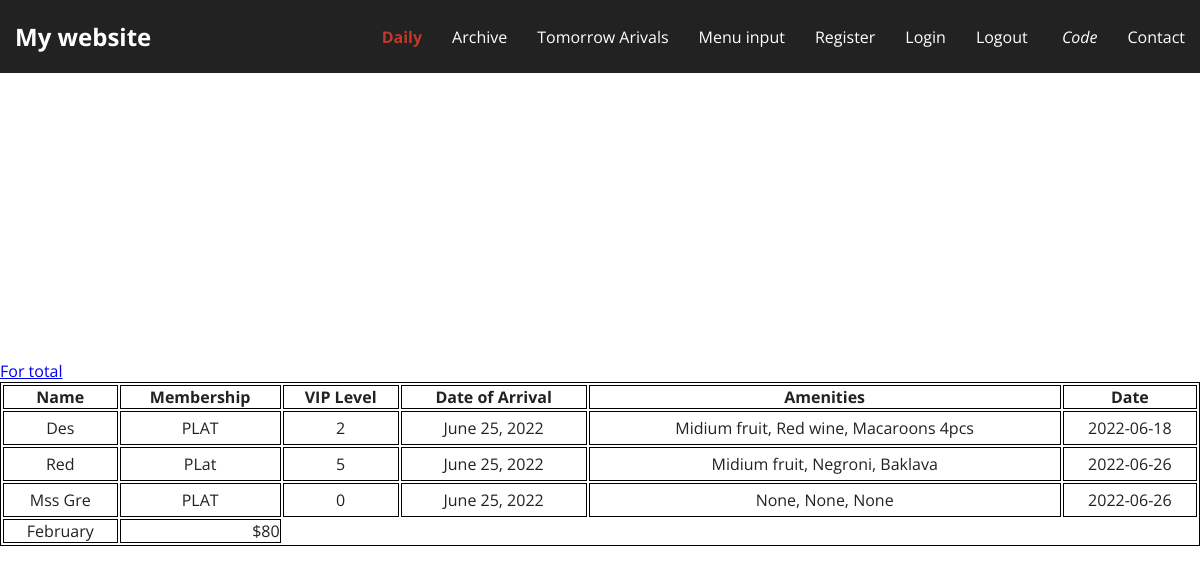
The page /months/June on the database its author committed.
### calc/models.py (models this page shows)
class InputAmenity(models.Model):
    big_id = models.BigAutoField(primary_key=True)
    name = models.CharField(max_length=300)
    membership = models.CharField(max_length=400)
    arrival_date = models.CharField(max_length=100)
    returns = models.IntegerField(default=0)
    vip_level = models.IntegerField(default=0)
    guests_count = models.IntegerField(default=1)
    room_allocation = models.IntegerField(default=100)
    num_of_fruit = models.IntegerField(default=1, blank=True, null=True)
    fruit_amenity = models.CharField(
        max_length=200, choices=FRUIT, blank=True, null=True)
    num_of_drink = models.IntegerField(default=0, blank=True, null=True)
    drink_amenity = models.CharField(
        max_length=200, choices=DRINK, blank=True, null=True)
    num_of_dessert = models.IntegerField(default=1, blank=True, null=True)
    dessert_amenity = models.CharField(
        max_length=200, choices=DESSERT, blank=True, null=True)
    birthday_amenity = models.CharField(
        max_length=200, choices=BIRTHDAY, blank=True, null=True)
    month = models.CharField(max_length=300, choices=MONTHS)
    date = models.DateField(auto_now_add=True)
    def __str__(self) -> str:
        return f'{self.name, self.arrival_date, self.month}'

### calc/views.py (the view)
# urls.py: path('months/<str:months>', views.months, name='months'),
def months(request, months):
    cur_month = []
    for i in DATA:
        for key in YearMounts:
            if i.month == YearMounts[key]:
                print(i)
        if i.month == months:
            cur_month.append(i)
    print(i.month, '+>', months)
    return render(request, 'calc/arch-month.html', {
        'data': cur_month,
        'month': months
    })

### calc/templates/calc/arch-month.html (shortened to what this page needs)
{% extends "calc/base.html" %}
{% block body %}
<a href="{% url 'calc:total' month %}" id="total">For total</a>
<table style="width:100%">
    <tr>
      <th>Name</th>
      <th>Membership</th>
      <th>VIP Level</th>
      <th>Date of Arrival</th>
      <th>Amenities</th>
      <th>Date</th>
    </tr>
    {% for d in data %}
    <tr>
      <td><p>{{d.name}}</p></td>
      <td >{{d.membership}}</td>
      <td>{{d.vip_level}}</td>
      <td>{{d.date}}</td>
      <td class="amenities">{{d.fruit_amenity}}, {{ d.drink_amenity}}, {{d.dessert_amenity}}</td>
      <td>{{d.arrival_date}}</td>
    </tr>
    {% endfor %}
    <tr>
      <td>February</td>
      <td style="text-align:right">$80</td>
    </tr>
  </table>
{% endblock %}

### calc/static/style.css (style rules this page uses)
* { box-sizing: border-box; margin: 0; padding: 0; }
body { font-family: 'Open Sans', sans-serif; color: #222; padding-bottom: 50px; padding-top: 20%; }

### calc/templates/calc/arch-month.html (style rules this page uses)
table, th, td { border: 1px solid black; }
td { text-align: center; }
p { margin: 5px; }

### rows shown on the page
InputAmenity: name "Des", membership "PLAT", vip_level "2", date "June 25, 2022", fruit_amenity "Midium fruit", drink_amenity "Red wine", dessert_amenity "Macaroons 4pcs", arrival_date "2022-06-18"
InputAmenity: name "Red", membership "PLat", vip_level "5", date "June 25, 2022", fruit_amenity "Midium fruit", drink_amenity "Negroni", dessert_amenity "Baklava", arrival_date "2022-06-26"
InputAmenity: name "Mss Gre", membership "PLAT", vip_level "0", date "June 25, 2022", fruit_amenity "None", drink_amenity "None", dessert_amenity "None", arrival_date "2022-06-26"
